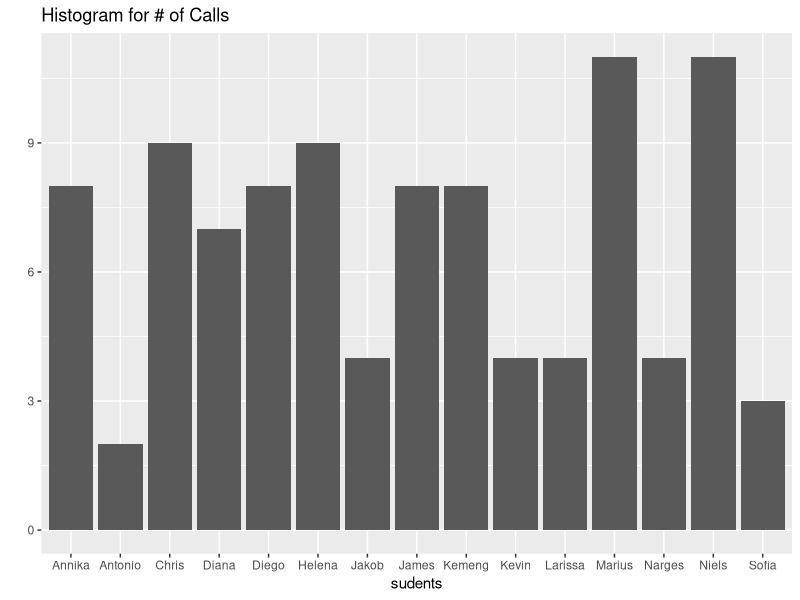

Source code (R):
library(ggplot2)
##############################################################################################
list <- c(
  "Marius",
  "Jakob",
  "Annika",
  "Kemeng",
  "Diego", 
  "Sofía", 
  "Diana", 
  "Larissa", 
  "James", 
  "Helena", 
  "Narges", 
  "Antonio",
  "Niels",
  "Kevin",
  "Chris")

Random_Student <- function(number) {
  if(number > length(list)){
    return(paste("There are only",length(list), "students not", number))
  }
  else
    lucky_ones <- list[sample(1:length(list), number)]
  return( lucky_ones)
}

Random_Student(3)
##############################################################################################
acumulate <- vector(mode='character', length=100)
for (var in 1:100) {
  acumulate[var] <- Random_Student(1)
}

Histo <- data.frame(acumulate)
qplot(Histo$acumulate,
      xlab = "sudents",
      main = "Histogram for # of Calls")

